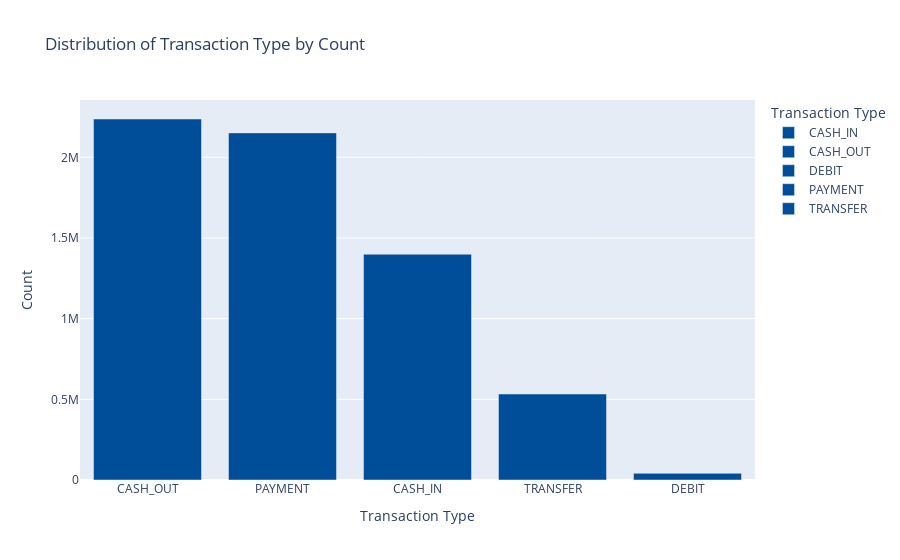

This figure's notebook cell:
### Markdown cell above
#### Distribution of transactions by type

### Code cell
type_counts = isfraud_df.groupby("type")["Count"].sum().reset_index()
type_counts.columns = ["Type", "Total Count"]

# --- Plotly Express Plot Generation ---
fig = px.bar(
    type_counts,
    x='Type',
    y='Total Count',
    title='Distribution of Transaction Type by Count',
    labels={'Total Count': 'Count', 'Type': 'Transaction Type'},
    color='Type', # Assigns a different color to each bar
    color_discrete_sequence=['#004d99'] # Use a single color if preferred
)

# Customize layout
fig.update_layout(
    xaxis_title='Transaction Type',
    yaxis_title='Count',
    xaxis={'categoryorder': 'total descending'} # Orders bars by count (optional)
)

# fig.show()

### Figure 1 — Plotly figure (JSON) as saved in the notebook; plotly's stock layout.template omitted (floating-point values rounded to 4 significant figures)
{"data": [{"alignmentgroup": "True", "hovertemplate": "Transaction Type=%{x}<br>Count=%{y}<extra></extra>", "legendgroup": "CASH_IN", "marker": {"color": "#004d99", "pattern": {"shape": ""}}, "name": "CASH_IN", "offsetgroup": "CASH_IN", "orientation": "v", "showlegend": true, "textposition": "auto", "type": "bar", "x": ["CASH_IN"], "xaxis": "x", "y": [1399284], "yaxis": "y"}, {"alignmentgroup": "True", "hovertemplate": "Transaction Type=%{x}<br>Count=%{y}<extra></extra>", "legendgroup": "CASH_OUT", "marker": {"color": "#004d99", "pattern": {"shape": ""}}, "name": "CASH_OUT", "offsetgroup": "CASH_OUT", "orientation": "v", "showlegend": true, "textposition": "auto", "type": "bar", "x": ["CASH_OUT"], "xaxis": "x", "y": [2237500], "yaxis": "y"}, {"alignmentgroup": "True", "hovertemplate": "Transaction Type=%{x}<br>Count=%{y}<extra></extra>", "legendgroup": "DEBIT", "marker": {"color": "#004d99", "pattern": {"shape": ""}}, "name": "DEBIT", "offsetgroup": "DEBIT", "orientation": "v", "showlegend": true, "textposition": "auto", "type": "bar", "x": ["DEBIT"], "xaxis": "x", "y": [41432], "yaxis": "y"}, {"alignmentgroup": "True", "hovertemplate": "Transaction Type=%{x}<br>Count=%{y}<extra></extra>", "legendgroup": "PAYMENT", "marker": {"color": "#004d99", "pattern": {"shape": ""}}, "name": "PAYMENT", "offsetgroup": "PAYMENT", "orientation": "v", "showlegend": true, "textposition": "auto", "type": "bar", "x": ["PAYMENT"], "xaxis": "x", "y": [2151495], "yaxis": "y"}, {"alignmentgroup": "True", "hovertemplate": "Transaction Type=%{x}<br>Count=%{y}<extra></extra>", "legendgroup": "TRANSFER", "marker": {"color": "#004d99", "pattern": {"shape": ""}}, "name": "TRANSFER", "offsetgroup": "TRANSFER", "orientation": "v", "showlegend": true, "textposition": "auto", "type": "bar", "x": ["TRANSFER"], "xaxis": "x", "y": [532909], "yaxis": "y"}], "layout": {"barmode": "relative", "legend": {"title": {"text": "Transaction Type"}, "tracegroupgap": 0}, "title": {"text": "Distribution of Transaction Type by Count"}, "xaxis": {"anchor": "y", "categoryarray": ["CASH_IN", "CASH_OUT", "DEBIT", "PAYMENT", "TRANSFER"], "categoryorder": "total descending", "domain": [0, 1], "title": {"text": "Transaction Type"}}, "yaxis": {"anchor": "x", "domain": [0, 1], "title": {"text": "Count"}}}}
